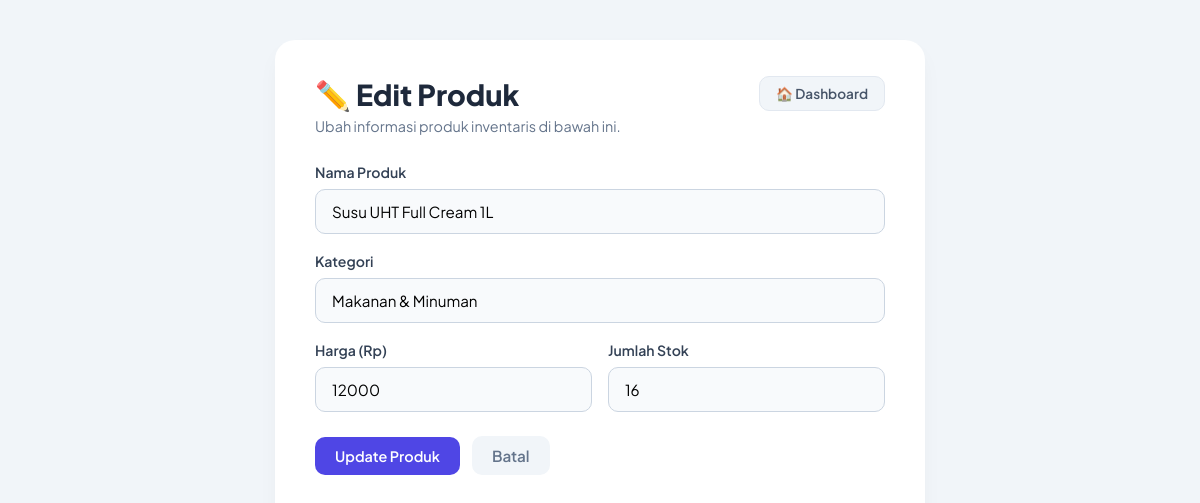
/edit.php?id=10, run on the app's committed database.
### tables this page shows
CREATE TABLE IF NOT EXISTS `products` (
  `id` int NOT NULL AUTO_INCREMENT,
  `nama_produk` varchar(100) NOT NULL,
  `kategori` varchar(50) NOT NULL,
  `harga` decimal(10,2) NOT NULL,
  `stok` int NOT NULL,
  PRIMARY KEY (`id`)
);

### public/edit.php (the view, shortened to what this page needs)
<?php
require_once '../config/db.php';
$id = $_GET['id'] ?? 0;
$query = "SELECT * FROM products WHERE id = $id";
$result = mysqli_query($conn, $query);
$data = mysqli_fetch_assoc($result);
$nama = $data['nama_produk'] ?? $data['name'] ?? '';
$kat  = $data['kategori'] ?? $data['category'] ?? '';
$hrg  = (int)($data['harga'] ?? $data['price'] ?? 0);
$stk  = (int)($data['stok'] ?? $data['stock'] ?? 0);
?>
<!DOCTYPE html>
<html lang="id">
<head>
    <link rel="stylesheet" href="style.css?v=2">
</head>
<body>
    <div class="container" style="max-width: 650px;">
        <div class="header-section">
            <div class="header-title">
                <h1>✏️ Edit Produk</h1>
                <p>Ubah informasi produk inventaris di bawah ini.</p>
            </div>
            <a href="index.php" class="badge-dashboard" style="text-decoration: none; display: inline-block;">
                🏠 Dashboard
            </a>
        </div>
        <form action="" method="POST">
            <div style="margin-bottom: 18px;">
                <label style="display: block; font-size: 0.88rem; font-weight: 600; color: #334155; margin-bottom: 8px;">Nama Produk</label>
                <input type="text" name="nama_produk" value="<?= htmlspecialchars($nama); ?>" required style="width: 100%; padding: 12px 16px; border: 1px solid #cbd5e1; border-radius: 10px; font-size: 0.95rem; outline: none; background-color: #f8fafc;">
            </div>
            <div style="margin-bottom: 18px;">
                <label style="display: block; font-size: 0.88rem; font-weight: 600; color: #334155; margin-bottom: 8px;">Kategori</label>
                <input type="text" name="kategori" value="<?= htmlspecialchars($kat); ?>" required style="width: 100%; padding: 12px 16px; border: 1px solid #cbd5e1; border-radius: 10px; font-size: 0.95rem; outline: none; background-color: #f8fafc;">
            </div>
            <div style="display: grid; grid-template-columns: 1fr 1fr; gap: 16px; margin-bottom: 24px;">
                <div>
                    <label style="display: block; font-size: 0.88rem; font-weight: 600; color: #334155; margin-bottom: 8px;">Harga (Rp)</label>
                    <input type="number" name="harga" value="<?= $hrg; ?>" required style="width: 100%; padding: 12px 16px; border: 1px solid #cbd5e1; border-radius: 10px; font-size: 0.95rem; outline: none; background-color: #f8fafc;">
                </div>
                <div>
                    <label style="display: block; font-size: 0.88rem; font-weight: 600; color: #334155; margin-bottom: 8px;">Jumlah Stok</label>
                    <input type="number" name="stok" value="<?= $stk; ?>" required style="width: 100%; padding: 12px 16px; border: 1px solid #cbd5e1; border-radius: 10px; font-size: 0.95rem; outline: none; background-color: #f8fafc;">
                </div>
            </div>
            <div style="display: flex; align-items: center; gap: 12px;">
                <button type="submit" name="submit" class="btn-add" style="border: none; cursor: pointer;">Update Produk</button>
                <a href="index.php" style="color: #64748b; text-decoration: none; font-weight: 600; font-size: 0.95rem; padding: 10px 20px; border-radius: 10px; background-color: #f1f5f9;">Batal</a>
            </div>
        </form>
    </div>
</body>
</html>

### public/style.css (style rules this page uses)
* { margin: 0; padding: 0; box-sizing: border-box; font-family: 'Plus Jakarta Sans', sans-serif; }
body { background-color: #f1f5f9; color: #334155; padding: 40px 20px; display: flex; justify-content: center; min-height: 100vh; }
.container { width: 100%; max-width: 1100px; background: #ffffff; border-radius: 20px; padding: 36px 40px; box-shadow: 0 10px 25px -5px rgba(0, 0, 0, 0.05); }
.header-section { display: flex; justify-content: space-between; align-items: flex-start; margin-bottom: 28px; }
.header-title h1 { font-size: 1.8rem; font-weight: 800; color: #1e293b; display: flex; align-items: center; gap: 10px; }
.header-title p { color: #64748b; font-size: 0.9rem; margin-top: 4px; }
.badge-dashboard { background-color: #f1f5f9; color: #475569; padding: 8px 16px; border-radius: 10px; font-size: 0.85rem; font-weight: 600; border: 1px solid #e2e8f0; }
.btn-add { background-color: #4f46e5; color: #ffffff; padding: 10px 20px; border-radius: 10px; text-decoration: none; font-weight: 600; font-size: 0.9rem; }

### data on the page
products: nama_produk "Susu UHT Full Cream 1L", kategori "Makanan & Minuman", harga "12000", stok "16"
